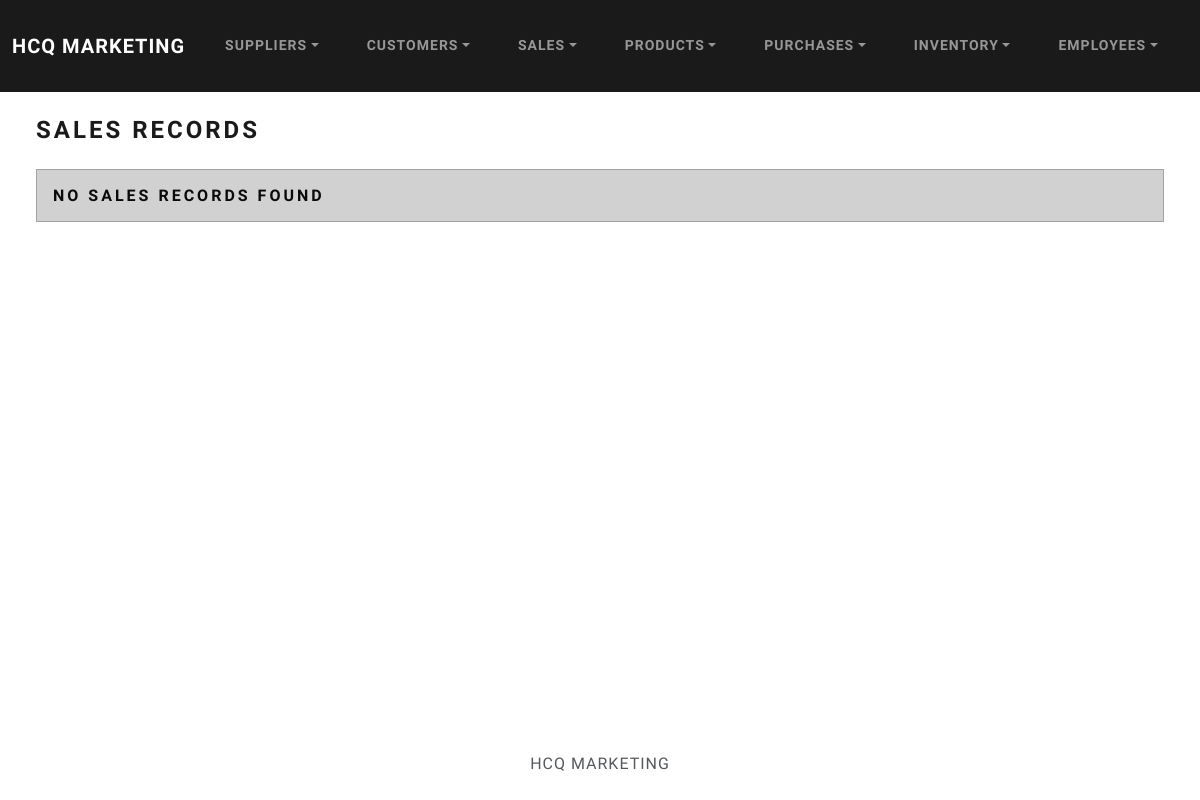
Before: /sales/ with the older database file.
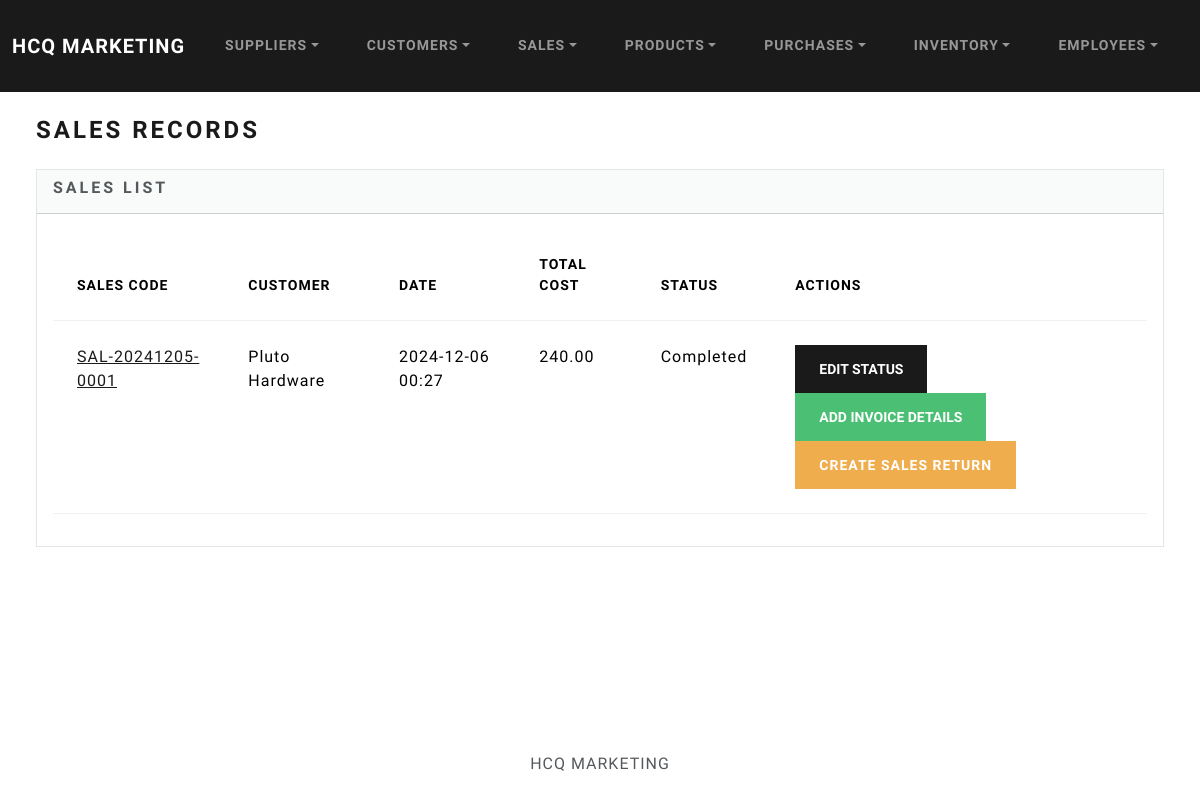
After: the same page with the newer database file.
### sales/models.py (models this page shows, shortened)
class Sales(models.Model):
    SALES_STATUS_CHOICES = [
        ('Pending', 'Pending'),
        ('Completed', 'Completed'),
        ('Cancelled', 'Cancelled'),
    ]
    PAYMENT_CHOICES = [
        ('Cash', 'Cash'),
        ('Online', 'Online'),
        ('Terms', 'Terms'),
    ]
    customer = models.ForeignKey(Customer, on_delete=models.CASCADE, related_name='sales')
    date = models.DateTimeField(default=timezone.now)
    total_amount = models.DecimalField(max_digits=10, decimal_places=2, default=0.00)
    sales_code = models.CharField(max_length=100, null=True, blank=True)
    status = models.CharField(max_length=50, choices=SALES_STATUS_CHOICES, default='Pending')
    payment_stat = models.CharField(max_length=50, choices=PAYMENT_CHOICES, default='Cash')
    sales_invoice = models.OneToOneField('Invoice', on_delete=models.SET_NULL, null=True, blank=True)
    class Meta:
        db_table = 'sales_sales'  # This explicitly sets the table name

### customers/models.py (models this page shows, shortened)
class Customer(models.Model):
    CUSTOMER_START_BY = [
        ('Office', 'Office'),
        ('Agent', 'Agent'),
    ]
    Customer_Status = [
        ('Active', 'Active'),
        ('Inactive', 'Inactive'),
    ]
    first_name = models.CharField(max_length=50)
    last_name = models.CharField(max_length=50)
    customer_hardware = models.CharField(max_length=50)
    email = models.EmailField(max_length=100)
    address = models.CharField(max_length=100)
    contact_num = models.CharField(max_length=15)
    dateStart = models.DateField("Date Started")
    startBy = models.CharField(max_length=10, choices=CUSTOMER_START_BY)  # figure this out
    dateEdit = models.DateTimeField(default=timezone.now)
    status = models.CharField(max_length=20, choices=Customer_Status, default='Active')

### sales/views.py (the view)
# urls.py: path('sales/', views.sales_list, name='sales_list'),  # Access sales at root of the sales section
def sales_list(request):
    sales = Sales.objects.all().order_by('-date')
    return render(request, 'sales/index.html', {'sales': sales})

### sales/templates/sales/index.html (shortened to what this page needs)
{% extends "base.html" %}
{% block body %}
<h3 class="m-4">Sales Records</h3>
<div class="row">
    <div class="col-12">
        {% if sales %}
        <div class="card bg-light ms-4 me-4 mb-4">
            <div class="card-header">
                <h5 class="card-title">Sales List</h5>
            </div>
            <div class="card-body">
                <div class="table-responsive">
                    <table class="table table-hover">
                        <thead>
                            <tr>
                                <th scope="col">Sales Code</th>
                                <th scope="col">Customer</th>
                                <th scope="col">Date</th>
                                <th scope="col">Total Cost</th>
                                <th scope="col">Status</th>
                                <th scope="col">Actions</th>
                            </tr>
                        </thead>
                        <tbody>
                            {% for sale in sales %}
                            <tr>
                                <td><a href="{% url 'sales:sales_detail' sale.id %}">{{ sale.sales_code }}</a></td>
                                <td>{{ sale.customer.customer_hardware }}</td>
                                <td>{{ sale.date|date:"Y-m-d H:i" }}</td>
                                <td>{{ sale.total_amount }}</td>
                                <td><span>{{ sale.status }}</span></td>
                                <td>
                                    <button class="btn btn-primary" data-bs-toggle="modal" data-bs-target="#editStatusModal{{ sale.id }}">
                                        Edit Status
                                    </button>
                                    {% if sale.status == 'Completed' and not sale.invoice %}
                                    <button class="btn btn-success" data-bs-toggle="modal" data-bs-target="#addInvoiceModal{{ sale.id }}">
                                        Add Invoice Details
                                    </button>
                                    {% endif %}
                                    <a href="{% url 'sales:create_sales_return' sale.id %}" class="btn btn-warning">Create Sales Return</a>
                                </td>
                            </tr>
                            {% endfor %}
                        </tbody>
                    </table>
                </div>
            </div>
        </div>
        {% else %}
        <h5 class="alert alert-primary ms-4 me-4">No Sales Records Found</h5>
        {% endif %}
    </div>
</div>
{% endblock %}

Changed rows visible on the page:
added Sales: sales_code "SAL-20241205-0001", customer.customer_hardware "Pluto Hardware", date "2024-12-06 00:27", total_amount "240.00", status "Completed"
Other visible differences:
text no longer shown: "NO SALES RECORDS FOUND"
text now shown: "SALES LIST SALES CODE CUSTOMER DATE TOTAL COST STATUS ACTIONS"
